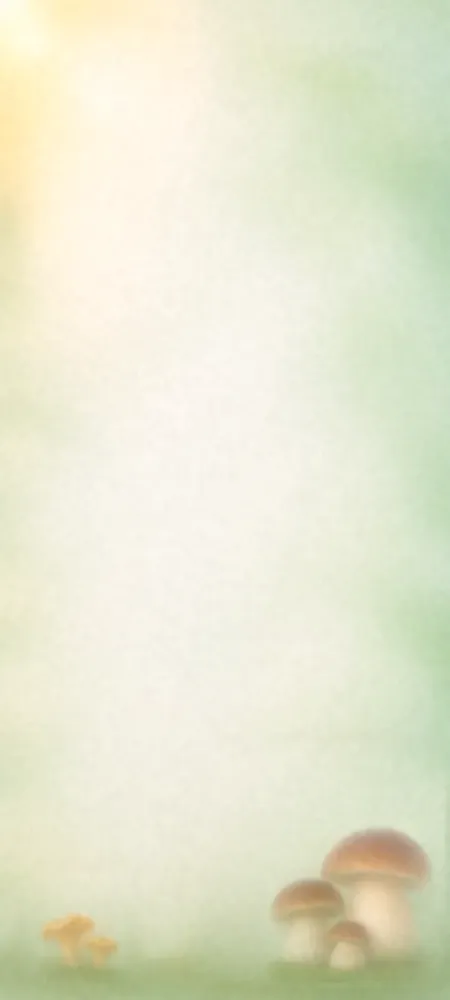
#> input picture flutter_client/assets/forecast_bg/base.webp, 450 x 1000 px, shrunk from 841 x 1870 before the run
$ python recolor_base.py ../../flutter_client/assets/forecast_bg/base.webp out.png
#> lines starting #> are read from the running program, lines starting #| are printed output that depends on the picture
#!/usr/bin/env python3
"""Фон вкладки «Прогноз», крок 3: тон підкладки — як колір застосунку (рішення PO 2026-11-21).

  python3 scripts/forecast_bg/recolor_base.py base.webp base.webp [--target F4F1E1]

Туман на картинці був жовто-зеленуватий і помітно відрізнявся від кольору застосунку
(AppTheme.backgroundColor #F4F1E1). Зсуваємо весь кадр на одну різницю «колір застосунку −
тон туману» (тон туману — медіана світлих пікселів): туман стає кольору застосунку, а тіні,
гриби, листя зберігають свій малюнок і контраст (відносно туману нічого не змінюється).
"""
import argparse

import numpy as np
from PIL import Image

p = argparse.ArgumentParser()
p.add_argument('src')
p.add_argument('out')
p.add_argument('--target', default='F4F1E1')
a = p.parse_args()

target = np.array([int(a.target[i:i + 2], 16) for i in (0, 2, 4)], np.float32)
img = np.asarray(Image.open(a.src).convert('RGB')).astype(np.float32)
lum = img @ np.array([0.299, 0.587, 0.114], np.float32)
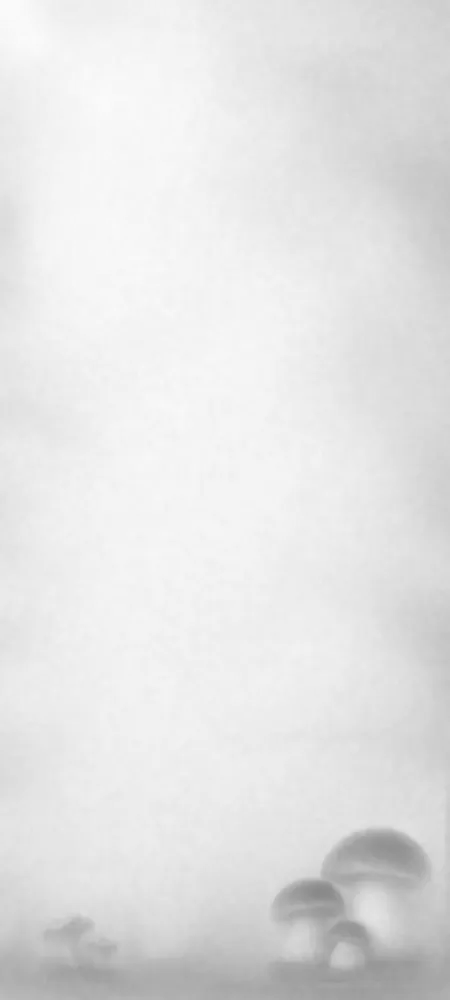
#> lum: shape (1000, 450) float32; min 137.3, max 250.7, mean 228
haze = np.median(img[lum >= np.percentile(lum, 40)], axis=0)
#> haze = [244, 241, 225]
delta = target - haze
#> delta = [0, 0, 0]
print('тон туману', haze.round(1), '→', target, 'зсув', delta.round(1))
#| тон туману [244. 241. 225.] → [244. 241. 225.] зсув [0. 0. 0.]
out = np.clip(img + delta, 0, 255).astype(np.uint8)
#> out is the input picture: shape (1000, 450, 3); mean R, G, B 230, 231, 207.6
Image.fromarray(out).save(a.out, 'WEBP', quality=82, method=6)
